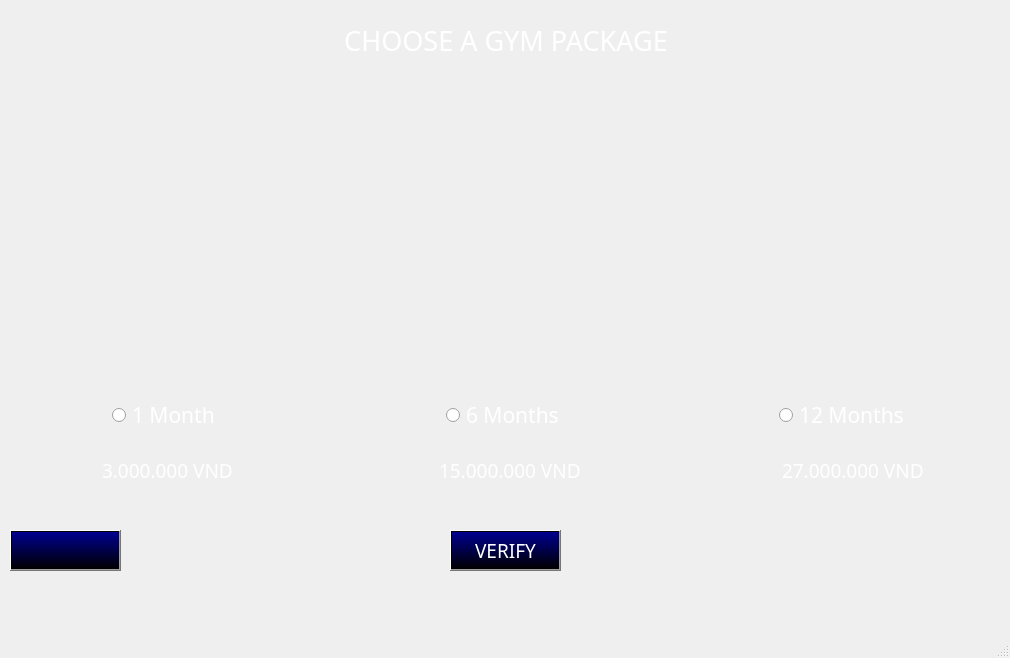
<?xml version="1.0" encoding="UTF-8"?>
<ui version="4.0">
 <class>MainWindow</class>
 <widget class="QMainWindow" name="MainWindow">
  <property name="geometry">
   <rect>
    <x>0</x>
    <y>0</y>
    <width>1010</width>
    <height>658</height>
   </rect>
  </property>
  <property name="windowTitle">
   <string>MainWindow</string>
  </property>
  <widget class="QWidget" name="centralwidget">
   <widget class="QWidget" name="horizontalLayoutWidget">
    <property name="geometry">
     <rect>
      <x>0</x>
      <y>0</y>
      <width>1011</width>
      <height>80</height>
     </rect>
    </property>
    <layout class="QHBoxLayout" name="horizontalLayout_5">
     <item>
      <spacer name="horizontalSpacer_3">
       <property name="orientation">
        <enum>Qt::Horizontal</enum>
       </property>
       <property name="sizeHint" stdset="0">
        <size>
         <width>40</width>
         <height>20</height>
        </size>
       </property>
      </spacer>
     </item>
     <item>
      <widget class="QLabel" name="label_7">
       <property name="font">
        <font>
         <family>UTM Eremitage</family>
         <pointsize>20</pointsize>
        </font>
       </property>
       <property name="styleSheet">
        <string notr="true">color:rgb(255, 255, 255)</string>
       </property>
       <property name="text">
        <string>CHOOSE A GYM PACKAGE</string>
       </property>
       <property name="alignment">
        <set>Qt::AlignCenter</set>
       </property>
      </widget>
     </item>
     <item>
      <spacer name="horizontalSpacer_4">
       <property name="orientation">
        <enum>Qt::Horizontal</enum>
       </property>
       <property name="sizeHint" stdset="0">
        <size>
         <width>40</width>
         <height>20</height>
        </size>
       </property>
      </spacer>
     </item>
    </layout>
   </widget>
   <widget class="QLabel" name="label_5">
    <property name="geometry">
     <rect>
      <x>10</x>
      <y>0</y>
      <width>131</width>
      <height>91</height>
     </rect>
    </property>
    <property name="text">
     <string/>
    </property>
    <property name="pixmap">
     <pixmap>../../images/logo.png</pixmap>
    </property>
    <property name="scaledContents">
     <bool>true</bool>
    </property>
   </widget>
   <widget class="QLabel" name="label">
    <property name="geometry">
     <rect>
      <x>0</x>
      <y>0</y>
      <width>1011</width>
      <height>601</height>
     </rect>
    </property>
    <property name="text">
     <string/>
    </property>
    <property name="pixmap">
     <pixmap>../../images/img_bg6.jpg</pixmap>
    </property>
    <property name="scaledContents">
     <bool>true</bool>
    </property>
   </widget>
   <widget class="QWidget" name="horizontalLayoutWidget_2">
    <property name="geometry">
     <rect>
      <x>0</x>
      <y>390</y>
      <width>1011</width>
      <height>51</height>
     </rect>
    </property>
    <layout class="QHBoxLayout" name="horizontalLayout">
     <item alignment="Qt::AlignHCenter">
      <widget class="QRadioButton" name="radioButton1Month">
       <property name="font">
        <font>
         <family>UTM Bebas</family>
         <pointsize>16</pointsize>
         <weight>50</weight>
         <bold>false</bold>
        </font>
       </property>
       <property name="styleSheet">
        <string notr="true">color: rgb(255, 255, 255);</string>
       </property>
       <property name="text">
        <string>1 Month</string>
       </property>
      </widget>
     </item>
     <item alignment="Qt::AlignHCenter">
      <widget class="QRadioButton" name="radioButton6Months">
       <property name="font">
        <font>
         <family>UTM Bebas</family>
         <pointsize>16</pointsize>
         <weight>50</weight>
         <bold>false</bold>
        </font>
       </property>
       <property name="styleSheet">
        <string notr="true">color: rgb(255, 255, 255);</string>
       </property>
       <property name="text">
        <string>6 Months</string>
       </property>
      </widget>
     </item>
     <item alignment="Qt::AlignHCenter">
      <widget class="QRadioButton" name="radioButton12Months">
       <property name="font">
        <font>
         <family>UTM Bebas</family>
         <pointsize>16</pointsize>
         <weight>50</weight>
         <bold>false</bold>
        </font>
       </property>
       <property name="styleSheet">
        <string notr="true">color: rgb(255, 255, 255);</string>
       </property>
       <property name="text">
        <string>12 Months</string>
       </property>
      </widget>
     </item>
    </layout>
   </widget>
   <widget class="QLabel" name="label_2">
    <property name="geometry">
     <rect>
      <x>60</x>
      <y>80</y>
      <width>221</width>
      <height>311</height>
     </rect>
    </property>
    <property name="text">
     <string/>
    </property>
    <property name="pixmap">
     <pixmap>../../images/img_bg7.jpg</pixmap>
    </property>
    <property name="scaledContents">
     <bool>true</bool>
    </property>
   </widget>
   <widget class="QLabel" name="label_3">
    <property name="geometry">
     <rect>
      <x>740</x>
      <y>80</y>
      <width>221</width>
      <height>311</height>
     </rect>
    </property>
    <property name="text">
     <string/>
    </property>
    <property name="pixmap">
     <pixmap>../../images/img_bg9.jpg</pixmap>
    </property>
    <property name="scaledContents">
     <bool>true</bool>
    </property>
   </widget>
   <widget class="QLabel" name="label_4">
    <property name="geometry">
     <rect>
      <x>400</x>
      <y>80</y>
      <width>221</width>
      <height>311</height>
     </rect>
    </property>
    <property name="text">
     <string/>
    </property>
    <property name="pixmap">
     <pixmap>../../images/img_bg8.jpg</pixmap>
    </property>
    <property name="scaledContents">
     <bool>true</bool>
    </property>
   </widget>
   <widget class="QWidget" name="horizontalLayoutWidget_3">
    <property name="geometry">
     <rect>
      <x>0</x>
      <y>450</y>
      <width>1021</width>
      <height>41</height>
     </rect>
    </property>
    <layout class="QHBoxLayout" name="horizontalLayout_2">
     <item alignment="Qt::AlignHCenter">
      <widget class="QLabel" name="label_9">
       <property name="font">
        <font>
         <family>UTM Bebas</family>
         <pointsize>14</pointsize>
         <weight>50</weight>
         <bold>false</bold>
        </font>
       </property>
       <property name="styleSheet">
        <string notr="true">color: rgb(255, 255, 255);</string>
       </property>
       <property name="text">
        <string>3.000.000 VND</string>
       </property>
      </widget>
     </item>
     <item alignment="Qt::AlignHCenter">
      <widget class="QLabel" name="label_8">
       <property name="font">
        <font>
         <family>UTM Bebas</family>
         <pointsize>14</pointsize>
         <weight>50</weight>
         <bold>false</bold>
        </font>
       </property>
       <property name="styleSheet">
        <string notr="true">color: rgb(255, 255, 255);</string>
       </property>
       <property name="text">
        <string>15.000.000 VND</string>
       </property>
      </widget>
     </item>
     <item alignment="Qt::AlignHCenter">
      <widget class="QLabel" name="label_6">
       <property name="font">
        <font>
         <family>UTM Bebas</family>
         <pointsize>14</pointsize>
         <weight>50</weight>
         <bold>false</bold>
        </font>
       </property>
       <property name="styleSheet">
        <string notr="true">color: rgb(255, 255, 255);</string>
       </property>
       <property name="text">
        <string>27.000.000 VND</string>
       </property>
      </widget>
     </item>
    </layout>
   </widget>
   <widget class="QPushButton" name="pushButtonVerify">
    <property name="geometry">
     <rect>
      <x>450</x>
      <y>530</y>
      <width>111</width>
      <height>41</height>
     </rect>
    </property>
    <property name="font">
     <font>
      <family>UTM Bebas</family>
      <pointsize>14</pointsize>
     </font>
    </property>
    <property name="styleSheet">
     <string notr="true">color: rgb(255, 255, 255);
background-color: qlineargradient(spread:pad, x1:0, y1:1, x2:0, y2:0, stop:0 rgba(0, 0, 0, 255), stop:0.965174 rgba(0, 0, 139, 255));</string>
    </property>
    <property name="text">
     <string>VERIFY</string>
    </property>
    <property name="iconSize">
     <size>
      <width>40</width>
      <height>40</height>
     </size>
    </property>
   </widget>
   <widget class="QPushButton" name="pushButtonReturn">
    <property name="geometry">
     <rect>
      <x>10</x>
      <y>530</y>
      <width>111</width>
      <height>41</height>
     </rect>
    </property>
    <property name="styleSheet">
     <string notr="true">color: rgb(255, 255, 255);
background-color: qlineargradient(spread:pad, x1:0, y1:1, x2:0, y2:0, stop:0 rgba(0, 0, 0, 255), stop:0.965174 rgba(0, 0, 139, 255));</string>
    </property>
    <property name="text">
     <string/>
    </property>
    <property name="icon">
     <iconset>
      <normaloff>../../images/icon_return.png</normaloff>../../images/icon_return.png</iconset>
    </property>
    <property name="iconSize">
     <size>
      <width>40</width>
      <height>40</height>
     </size>
    </property>
   </widget>
   <zorder>label</zorder>
   <zorder>horizontalLayoutWidget</zorder>
   <zorder>label_5</zorder>
   <zorder>horizontalLayoutWidget_2</zorder>
   <zorder>label_2</zorder>
   <zorder>label_3</zorder>
   <zorder>label_4</zorder>
   <zorder>horizontalLayoutWidget_3</zorder>
   <zorder>pushButtonVerify</zorder>
   <zorder>pushButtonReturn</zorder>
  </widget>
  <widget class="QMenuBar" name="menubar">
   <property name="geometry">
    <rect>
     <x>0</x>
     <y>0</y>
     <width>1010</width>
     <height>26</height>
    </rect>
   </property>
  </widget>
  <widget class="QStatusBar" name="statusbar"/>
 </widget>
 <resources/>
 <connections/>
</ui>
